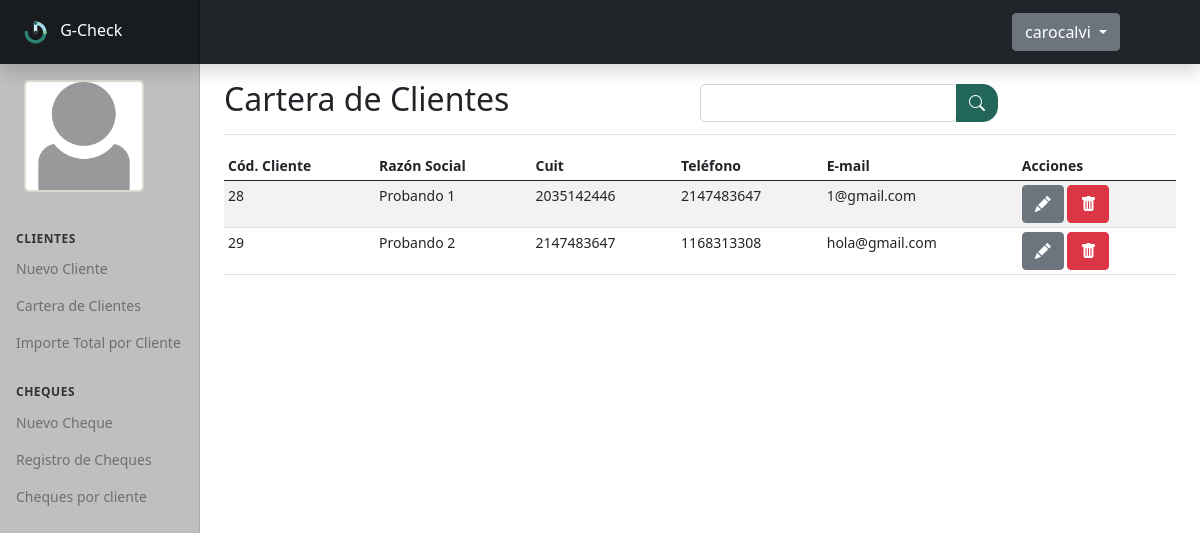
Screenshot of /gestion.php (signed in) with the database file from the repository.
### tables this page shows
CREATE TABLE `users` (
  `id_user` int(11) NOT NULL,
  `usuario` varchar(25) NOT NULL,
  `pass` varchar(10) NOT NULL,
  `imagen` varchar(50) NOT NULL
);

CREATE TABLE `clientes` (
  `id_clientes` int(11) NOT NULL,
  `nombre` varchar(25) NOT NULL,
  `cuit` bigint(20) NOT NULL,
  `telefono` int(20) NOT NULL,
  `email` varchar(25) NOT NULL
);

### gestion.php (the view, shortened to what this page needs)
<?php
include("conexion.php");
include_once("includes/header.php");
include_once("includes/sidebar.php");
include_once("includes/footer.php");
$where = "";
?>
<div class="d-flex justify-content-between flex-wrap flex-md-nowrap align-items-center pt-3 pb-2 mb-3 border-bottom">
  <div class="col-md-6">
    <h2>Cartera de Clientes</h2>
  </div>
  <div class="col-md-6">
    <form action="<?php $_SERVER['PHP_SELF']; ?>" method="POST">
      <div class="input-group">
        <div class="form-outline">
          <input type="search" id="form1" class="form-control-dos" name="campo" />
        </div>
        <button type="submit" class="btn btn-primary" name="enviar-nombre" value="Buscar">
          <i class="bi bi-search"></i>
        </button>
      </div>
    </form>
  </div>
</div>
  <div class="table-responsive">
    <table class="table table-striped table-sm">
      <thead>
        <tr>
          <th scope="col">Cód. Cliente</th>
          <th scope="col">Razón Social</th>
          <th scope="col">Cuit</th>
          <th scope="col">Teléfono</th>
          <th scope="col">E-mail</th>
          <th scope="col">Acciones</th>
        </tr>
      </thead>
      <tbody>
        <?php
        $query = "SELECT * FROM clientes $where";
        $result = mysqli_query($conexion, $query);
         while($row = mysqli_fetch_array($result)){ ?>
          <tr>
              <td><?php echo $row['id_clientes']; ?></td>
              <td><?php echo $row['nombre']; ?></td>
              <td><?php echo $row['cuit']; ?></td>
              <td><?php echo $row['telefono']; ?></td>
              <td><?php echo $row['email']; ?></td>
              <td><a class="btn btn-secondary" href="editar-cliente.php?id=<?php echo $row['id_clientes']; ?>"><i class="bi bi-pencil-fill"></i></a>
                  <a class="btn btn-danger" onclick="return  confirm('¿Desea eliminar el registro?')"href="delete-cliente.php?id=<?php echo $row['id_clientes']; ?>"><i class="bi bi-trash-fill" ></i</a>
              </td>
          </tr>
        <?php } ?>
      </tbody>
    </table>
  </div>

### includes/sidebar.php (shortened to what this page needs)
<body>
<header class="navbar navbar-dark sticky-top bg-dark flex-md-nowrap p-0 shadow">
  <a class="navbar-brand col-md-3 col-lg-2 me-0 px-3" href="#">
    <img src="img/logo.svg" alt="Logo G-Check" width="40px">
    G-Check</a>
  <div class="dropdown perfil">
    <a class="btn btn-secondary dropdown-toggle" href="#" role="button" id="dropdownMenuLink" data-bs-toggle="dropdown" aria-expanded="false">
      <?php echo $_SESSION["usuario"]; ?>
    </a>
  </div>
</header>
<div class="container-fluid">
<div class="row">
<nav id="sidebarMenu" class="col-md-3 col-lg-2 d-md-block bg-light sidebar collapse">
  <div class="position-sticky pt-3">
    <a href="gestion.php" class="nav-link">
      <?php
        $id = $_SESSION['id'];
        $query = "SELECT imagen FROM users WHERE id_user = '$id'";
        $result = mysqli_query($conexion, $query);
        while($row = mysqli_fetch_array($result)){ ?>
         <?php echo "<img src='".$row['imagen']."' class='logo'>"; ?>
        <?php } ?>
    </a>
    <h6 class="sidebar-heading d-flex justify-content-between align-items-center px-3 mt-4 mb-1 text-muted">
      <span>Clientes</span>
    </h6>
    <ul class="nav flex-column mb-2">
      <li class="nav-item">
        <a class="nav-link" href="nuevo-cliente.php">
          Nuevo Cliente
        </a>
      </li>
     <li class="nav-item">
        <a class="nav-link" href="gestion.php">
          Cartera de Clientes
        </a>
      </li>
      <li class="nav-item">
        <a class="nav-link" href="contador.php">
          Importe Total por Cliente
        </a>
      </li>
    </ul>
    <h6 class="sidebar-heading d-flex justify-content-between align-items-center px-3 mt-4 mb-1 text-muted">
      <span>Cheques</span>
    </h6>
    <ul class="nav flex-column mb-2">
      <li class="nav-item">
        <a class="nav-link" href="nuevo-cheque.php">
          Nuevo Cheque
        </a>
      </li>
      <li class="nav-item">
        <a class="nav-link" href="cheques.php">
          Registro de Cheques
        </a>
      </li>
      <li class="nav-item">
        <a class="nav-link" href="cliente-cheque.php">
          Cheques por cliente
        </a>
      </li>
  </div>
</nav>
<main class="col-md-9 ms-sm-auto col-lg-10 px-md-4 px-3">

### css/style.css (style rules this page uses)
body { font-family: }
a { color: #00332a; text-decoration: none; }
a { color: }
.logo { max-width: 120px; height: auto; margin: 0.5rem; border-radius: 5px; background-color: beige; border: 2px solid rgba(202, 202, 202, 0.623); }
.form-control-dos { display: block; width: 100%; padding: 0.375rem 0.75rem; font-size: 1rem; font-weight: 400; line-height: 1.5; color: #212529; background-color: #fff; background-clip: padding-box; border: 1px solid #ced4da; -webkit-appearance: none; -moz-appearance: none; appearance: none; border-radius: 5px 5px 5px 5px; transition: border-color 0.15s ease-in-out, box-shadow 0.15s ease-in-out; }
.perfil { margin-right: 5rem; }

### css/dashboard.css (style rules this page uses)
body { font-size: .875rem; }
.sidebar { position: fixed; top: 0; bottom: 0; left: 0; z-index: 100; padding: 48px 0 0; box-shadow: inset -1px 0 0 rgba(0, 0, 0, .1); }
.sidebar .nav-link { font-weight: 500; color: #716e6e; }
.sidebar-heading { font-size: .75rem; text-transform: uppercase; }
.navbar-brand { padding-top: .75rem; padding-bottom: .75rem; font-size: 1rem; background-color: rgba(0, 0, 0, .25); box-shadow: inset -1px 0 0 rgba(0, 0, 0, .25); }

### rows the page displays
users: imagen (picture)
clientes: id_clientes "28", nombre "Probando 1", cuit "2035142446", telefono "2147483647", email "1@gmail.com"
clientes: id_clientes "29", nombre "Probando 2", cuit "2147483647", telefono "1168313308", email "hola@gmail.com"

### other values shown
$_SESSION["usuario"] "carocalvi"
